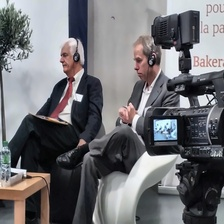
#> input picture data/cleaned/Chair/Chair_0002.jpg, 224 x 224 px
$ python -i clean_data.py   (imports and definitions only)
#> lines starting #> are read from the running program, lines starting #| are printed output that depends on the picture
"""
Clean and preprocess raw images for training.

This script:
1. Validates images (format, dimensions, aspect ratio)
2. Detects and removes duplicates
3. Applies preprocessing (CLAHE, denoising, sharpening)
4. Resizes to standard size (224x224)
5. Saves cleaned images
"""

import cv2
import numpy as np
from PIL import Image, ImageEnhance
import hashlib
from collections import defaultdict
from pathlib import Path
import shutil
from tqdm import tqdm

# Path setup
PROJECT_ROOT = Path(__file__).parent.parent
RAW_DATA_DIR = PROJECT_ROOT / "data" / "raw"
CLEANED_DATA_DIR = PROJECT_ROOT / "data" / "cleaned"

# Validation settings
MIN_WIDTH = 100
MIN_HEIGHT = 100
MAX_ASPECT_RATIO = 5.0
VALID_FORMATS = {'.jpg', '.jpeg', '.png', '.bmp', '.webp'}

# Preprocessing settings
APPLY_CLAHE = True
APPLY_SHARPENING = True
APPLY_NOISE_REDUCTION = True
RESIZE_TO_STANDARD = True

STANDARD_WIDTH = 224
STANDARD_HEIGHT = 224

# Quality thresholds
MIN_BRIGHTNESS = 20
MAX_BRIGHTNESS = 235
MIN_VARIANCE = 100


# [34 lines left out: function is_valid_image, not called in this run]


def preprocess_image(image_path):
    """
    Preprocess image with quality enhancement.

    Pipeline:
    1. Quality assessment (brightness, variance)
    2. CLAHE (contrast enhancement in LAB space)
    3. Noise reduction (non-local means denoising)
    4. Sharpening (unsharp mask)
    5. Resize to 224×224 (LANCZOS)

    Args:
        image_path: Path to image file

    Returns:
        Tuple of (processed_image: PIL.Image, success: bool, message: str)
    """
#> called with image_path = '../data/cleaned/Chair/Chair_0002.jpg'
    try:
        # Load image
        image = Image.open(image_path).convert('RGB')
#> image is the input picture: PIL image 224x224 RGB; mean R, G, B 110.9, 110.6, 114.2

        # Quality assessment
        gray = np.array(image.convert('L'))
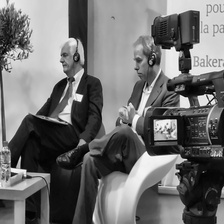
#> gray: shape (224, 224); min 0, max 255, mean 111.1
        mean_brightness = np.mean(gray)
#> mean_brightness = 111.1
        variance = np.var(gray)
#> variance = 5480.6

        # Check brightness
        if mean_brightness < MIN_BRIGHTNESS or mean_brightness > MAX_BRIGHTNESS:
            return None, False, f"Bad brightness: {mean_brightness:.1f}"

        # Check detail/sharpness
        if variance < MIN_VARIANCE:
            return None, False, f"Low detail/blurry: var={variance:.1f}"

        # CLAHE (Contrast Limited Adaptive Histogram Equalization)
        if APPLY_CLAHE:
            img_array = np.array(image)
            lab = cv2.cvtColor(img_array, cv2.COLOR_RGB2LAB)
#> lab: shape (224, 224, 3); mean of channels 0, 1, 2 115, 129.1, 126
            l, a, b = cv2.split(lab)
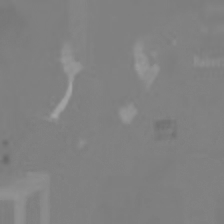
#> a: shape (224, 224); min 105, max 165, mean 129.1

            clahe = cv2.createCLAHE(clipLimit=2.0, tileGridSize=(8, 8))
            l = clahe.apply(l)
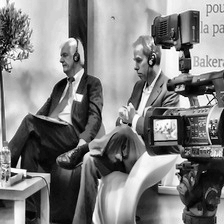
#> l: shape (224, 224); min 0, max 255, mean 127.9

            lab = cv2.merge([l, a, b])
#> lab: shape (224, 224, 3); mean of channels 0, 1, 2 127.9, 129.1, 126
            img_array = cv2.cvtColor(lab, cv2.COLOR_LAB2RGB)
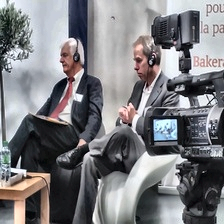
#> img_array: shape (224, 224, 3); mean R, G, B 123.5, 123.3, 126.9
            image = Image.fromarray(img_array)

        # Noise reduction
        if APPLY_NOISE_REDUCTION:
            img_array = np.array(image)
            denoised = cv2.fastNlMeansDenoisingColored(img_array, None, 6, 6, 7, 21)
            image = Image.fromarray(denoised)

        # Sharpening
        if APPLY_SHARPENING:
            enhancer = ImageEnhance.Sharpness(image)
            image = enhancer.enhance(1.2)

        # Resize to standard size
        if RESIZE_TO_STANDARD:
            image = image.resize(
                (STANDARD_WIDTH, STANDARD_HEIGHT),
                Image.Resampling.LANCZOS
            )

        return image, True, "Preprocessed"

    except Exception as e:
        return None, False, f"Processing error: {str(e)[:50]}"


# [192 lines left out: functions clean_dataset, main, not called in this run]


# [2 lines not run here, left out]

>>> result = preprocess_image('../data/cleaned/Chair/Chair_0002.jpg')

$ run again, on data/cleaned/Computer keyboard/Computer keyboard_0071.jpg
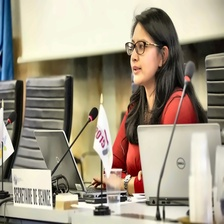
#> input picture data/cleaned/Computer keyboard/Computer keyboard_0071.jpg, 224 x 224 px
#> in preprocess_image, image is the input picture: PIL image 224x224 RGB; mean R, G, B 161.7, 151.4, 133.4
#> in preprocess_image, `gray = np.array(image.convert('L'))`:
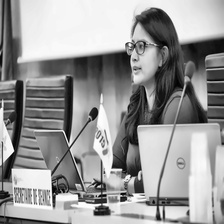
#> gray: shape (224, 224); min 0, max 255, mean 152.4
#> mean_brightness = 152.4
#> variance = 5540.7
#> in preprocess_image, `img_array = cv2.cvtColor(lab, cv2.COLOR_LAB2RGB)`:
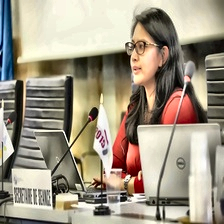
#> img_array: shape (224, 224, 3); mean R, G, B 161.4, 151.4, 133.2

$ run again, on data/cleaned/Computer keyboard/Computer keyboard_0111.jpg
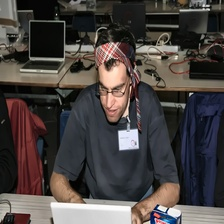
#> input picture data/cleaned/Computer keyboard/Computer keyboard_0111.jpg, 224 x 224 px
#> in preprocess_image, image is the input picture: PIL image 224x224 RGB; mean R, G, B 72.9, 67, 65.1
#> in preprocess_image, `gray = np.array(image.convert('L'))`:
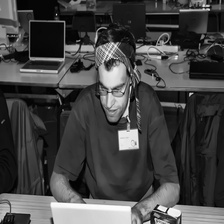
#> gray: shape (224, 224); min 0, max 255, mean 68.6
#> mean_brightness = 68.57
#> variance = 3376.2
#> in preprocess_image, `img_array = cv2.cvtColor(lab, cv2.COLOR_LAB2RGB)`:
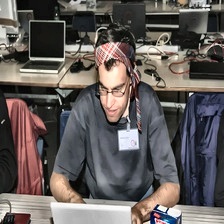
#> img_array: shape (224, 224, 3); mean R, G, B 98.5, 92.2, 90.1
